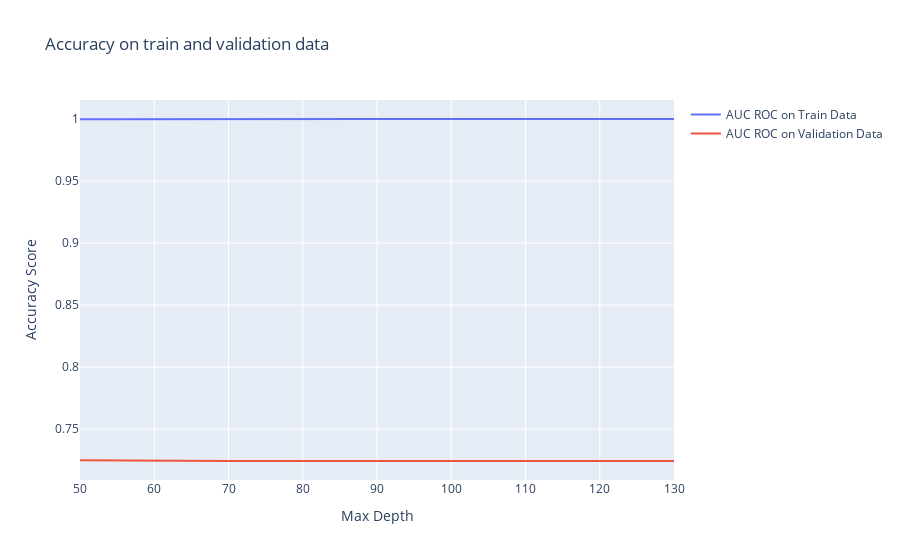

Notebook cell for this chart:
### Code cell
fig = go.Figure()
fig.add_trace(go.Scatter(x=max_depths, y=gs.cv_results_['mean_train_Accuracy'], mode='lines', name='AUC ROC on Train Data'))
fig.add_trace(go.Scatter(x=max_depths, y=gs.cv_results_['mean_test_Accuracy'], mode='lines', name='AUC ROC on Validation Data'))
fig.update_layout(title='Accuracy on train and validation data', xaxis_title='Max Depth', 
                  yaxis_title='Accuracy Score')
fig.show()

### Figure 1 — Plotly figure (JSON) as saved in the notebook; plotly's stock layout.template omitted (floating-point values rounded to 4 significant figures)
{"data": [{"mode": "lines", "name": "AUC ROC on Train Data", "type": "scatter", "x": [50, 60, 70, 80, 90, 100, 110, 120, 130], "y": [0.9997, 0.9999, 1.0, 1, 1, 1, 1, 1, 1]}, {"mode": "lines", "name": "AUC ROC on Validation Data", "type": "scatter", "x": [50, 60, 70, 80, 90, 100, 110, 120, 130], "y": [0.7249, 0.7244, 0.7244, 0.7243, 0.7243, 0.7243, 0.7243, 0.7243, 0.7243]}], "layout": {"autosize": true, "title": {"text": "Accuracy on train and validation data"}, "xaxis": {"autorange": true, "range": [50, 130], "title": {"text": "Max Depth"}, "type": "linear"}, "yaxis": {"autorange": true, "range": [0.709, 1.015], "title": {"text": "Accuracy Score"}, "type": "linear"}}}
